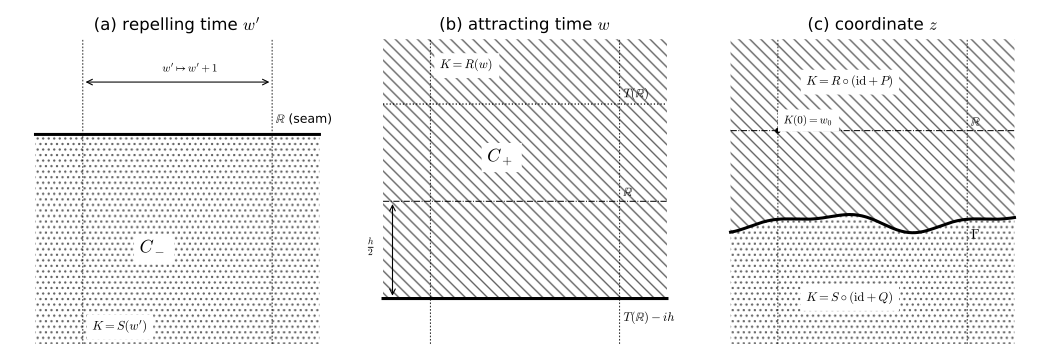

Python code for this plot:
"""Fig. 6.1: schematic of the conformal welding defining the sewn solution K^W.

Left:   repelling time w' (lower half-cylinder C_-, seam = real line).
Middle: attracting time w (upper half-cylinder C_+, seam = line Im w = -h/2,
        image of the real line under T - ih).
Right:  the uniformising coordinate z; the seam is a curve Gamma near
        Im z = -h/2; above it K = R o (id + P), below it K = S o (id + Q).
Black-and-white: hatching and line styles only.  Output: fig6_welding.pdf
"""
import numpy as np
import matplotlib
matplotlib.use("Agg")
import matplotlib.pyplot as plt

plt.rcParams.update({"font.size": 10, "mathtext.fontset": "cm"})
fig, axs = plt.subplots(1, 3, figsize=(10.5, 3.6))
h = 3.0
x = np.linspace(-0.25, 1.25, 400)


def frame(ax, title):
    ax.set_xlim(-0.35, 1.35)
    ax.set_aspect("auto")
    ax.set_xticks([])
    ax.set_yticks([])
    for sp in ax.spines.values():
        sp.set_visible(False)
    ax.set_title(title)
    ax.axvline(0, color="k", lw=0.6, ls=(0, (2, 2)))
    ax.axvline(1, color="k", lw=0.6, ls=(0, (2, 2)))


# (a) repelling time
ax = axs[0]
frame(ax, r"(a) repelling time $w'$")
ax.set_ylim(-2.2, 1.0)
ax.fill_between(x, -2.2, 0, facecolor="none", edgecolor="0.4", hatch="...", lw=0)
ax.plot(x, 0 * x, "k", lw=2.2)
ax.text(1.02, 0.12, r"$\mathbb{R}$ (seam)", fontsize=9)
ax.text(0.30, -1.25, r"$C_-$", fontsize=13, bbox=dict(fc="w", ec="none"))
ax.text(0.05, -2.05, r"$K=S(w')$", fontsize=9, bbox=dict(fc="w", ec="none"))
ax.annotate("", xy=(1.0, 0.55), xytext=(0.0, 0.55),
            arrowprops=dict(arrowstyle="<->", lw=0.8))
ax.text(0.42, 0.65, r"$w'\mapsto w'+1$", fontsize=8)

# (b) attracting time
ax = axs[1]
frame(ax, r"(b) attracting time $w$")
ax.set_ylim(-h / 2 - 0.7, h / 2 + 1.0)
ax.fill_between(x, -h / 2, h / 2 + 1.0, facecolor="none", edgecolor="0.4",
                hatch="\\\\\\", lw=0)
ax.plot(x, 0 * x - h / 2, "k", lw=2.2)
ax.plot(x, 0 * x, "k", lw=0.7, ls="-.")
ax.plot(x, 0 * x + h / 2, "k", lw=0.9, ls=":")
ax.text(1.02, -h / 2 - 0.35, r"$T(\mathbb{R})-ih$", fontsize=9)
ax.text(1.02, 0.08, r"$\mathbb{R}$", fontsize=9)
ax.text(1.02, h / 2 + 0.1, r"$T(\mathbb{R})$", fontsize=9)
ax.text(0.30, 0.6, r"$C_+$", fontsize=13, bbox=dict(fc="w", ec="none"))
ax.text(0.05, h / 2 + 0.55, r"$K=R(w)$", fontsize=9, bbox=dict(fc="w", ec="none"))
ax.annotate("", xy=(-0.2, 0), xytext=(-0.2, -h / 2),
            arrowprops=dict(arrowstyle="<->", lw=0.8))
ax.text(-0.33, -h / 4, r"$\frac{h}{2}$", fontsize=10)

# (c) uniformising coordinate
ax = axs[2]
frame(ax, r"(c) coordinate $z$")
ax.set_ylim(-h / 2 - 2.0, 1.5)
gam = -h / 2 + 0.12 * np.sin(2 * np.pi * x) + 0.06 * np.cos(4 * np.pi * x + 0.7)
ax.fill_between(x, gam, 1.5, facecolor="none", edgecolor="0.4", hatch="\\\\\\", lw=0)
ax.fill_between(x, -h / 2 - 2.0, gam, facecolor="none", edgecolor="0.4",
                hatch="...", lw=0)
ax.plot(x, gam, "k", lw=2.2)
ax.plot(x, 0 * x, "k", lw=0.7, ls="-.")
ax.plot([0], [0], "ko", ms=3)
ax.text(0.03, 0.12, r"$K(0)=w_0$", fontsize=8, bbox=dict(fc="w", ec="none"))
ax.text(1.02, gam[-1] - 0.35, r"$\Gamma$", fontsize=10)
ax.text(0.15, 0.75, r"$K=R\circ(\mathrm{id}+P)$", fontsize=9,
        bbox=dict(fc="w", ec="none"))
ax.text(0.15, -h / 2 - 1.3, r"$K=S\circ(\mathrm{id}+Q)$", fontsize=9,
        bbox=dict(fc="w", ec="none"))
ax.text(1.02, 0.08, r"$\mathbb{R}$", fontsize=9)

fig.tight_layout()
fig.savefig(__file__.replace(".py", ".pdf"))
